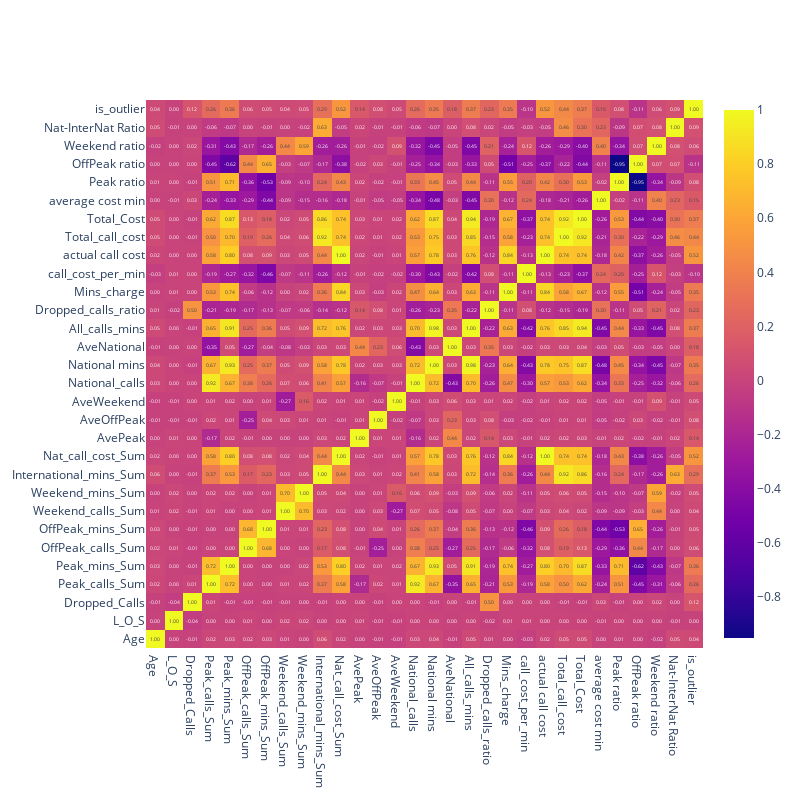

The cell this chart's notebook holds for it:
### Code cell
# Finding what drives outliers: TBC
corr = outlier_df.corr(numeric_only=True)

fig = go.Figure()
fig.add_trace(
    go.Heatmap(
        x = corr.columns,
        y = corr.index,
        z = np.array(corr),
        text=corr.values,
        texttemplate='%{text:.2f}'
    )
)
fig.update_layout(
    autosize=False,
    width=800,
    height=800,
)
fig.show()

### Figure 1 — Plotly figure (JSON) as saved in the notebook; plotly's stock layout.template omitted (floating-point values rounded to 4 significant figures; data arrays with more than 128 entries replaced by an {"elided": "..."} marker saying what was removed)
{"data": [{"text": {"elided": "30x30 float values"}, "texttemplate": "%{text:.2f}", "type": "heatmap", "x": ["Age", "L_O_S", "Dropped_Calls", "Peak_calls_Sum", "Peak_mins_Sum", "OffPeak_calls_Sum", "OffPeak_mins_Sum", "Weekend_calls_Sum", "Weekend_mins_Sum", "International_mins_Sum", "Nat_call_cost_Sum", "AvePeak", "AveOffPeak", "AveWeekend", "National_calls", "National mins", "AveNational", "All_calls_mins", "Dropped_calls_ratio", "Mins_charge", "call_cost_per_min", "actual call cost", "Total_call_cost", "Total_Cost", "average cost min", "Peak ratio", "OffPeak ratio", "Weekend ratio", "Nat-InterNat Ratio", "is_outlier"], "y": ["Age", "L_O_S", "Dropped_Calls", "Peak_calls_Sum", "Peak_mins_Sum", "OffPeak_calls_Sum", "OffPeak_mins_Sum", "Weekend_calls_Sum", "Weekend_mins_Sum", "International_mins_Sum", "Nat_call_cost_Sum", "AvePeak", "AveOffPeak", "AveWeekend", "National_calls", "National mins", "AveNational", "All_calls_mins", "Dropped_calls_ratio", "Mins_charge", "call_cost_per_min", "actual call cost", "Total_call_cost", "Total_Cost", "average cost min", "Peak ratio", "OffPeak ratio", "Weekend ratio", "Nat-InterNat Ratio", "is_outlier"], "z": {"elided": "30x30 float values"}}], "layout": {"autosize": false, "height": 800, "width": 800}}
